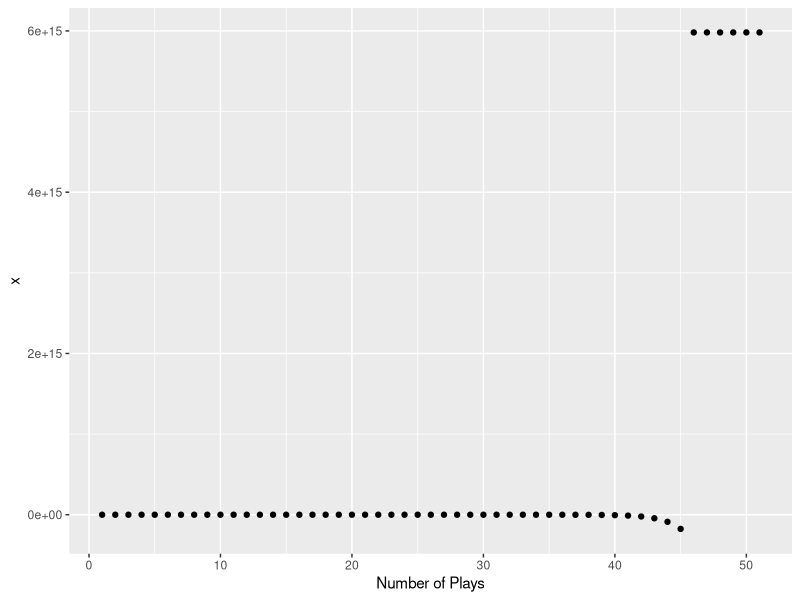

Here is the R script that generated this plot:
## ---- chunk 1
knitr::opts_chunk$set(echo = TRUE)
## ---- chunk 2
library(ggplot2)
library(purrr)

# one time playing

# Plot money vs times of playing
bett1 = function(original_amount=1000, times=50, bet=10, payout=35, odd=37, m =2)
{
  amount_series = c()
  amount_series[1] = original_amount
  new_bet = bet
  for (i in 1:times)
  {
    win = rbernoulli(1, 1/(odd+1))
    
    if (win){
      amount_series[i+1] = amount_series[i] + (payout)*new_bet
      new_bet = bet
    } 
    else {
      
      amount_series[i+1] = amount_series[i] - new_bet
      new_bet = m*new_bet
    }
    
  }
  
  return(amount_series) 
}

bett1n = function(original_amount=1000, times=50, bet=10, payout=35, odd=37, m =2)
{
  amount_series = c()
  amount_series[1] = original_amount
  new_bet = bet
  win = rbernoulli(times, 1/(odd+1))
  for (i in 1:times)
  {
    if (win[i]){
      amount_series[i+1] = amount_series[i] + (payout)*new_bet
      new_bet = bet
    } 
    else {
      amount_series[i+1] = amount_series[i] - new_bet
      new_bet = m*new_bet
    }
    
  }
  
  return(amount_series) 
}

# When running out of money?

bett2 = function(original_amount=1000, times=50, bet=10, payout=35, odd=37, m =2)
{
  amount_series = c()
  amount_series[1] = original_amount
  new_bet = bet
  for (i in 1:times)
  {
    win = rbernoulli(1, 1/(odd+1))
    
    if (win){
      amount_series[i+1] = amount_series[i] + (payout)*new_bet
      new_bet = bet
    } 
    else {
      
      amount_series[i+1] = amount_series[i] - new_bet
      new_bet = m*new_bet
    }
    
    if (amount_series[i+1]<0) break
      
  }
  
  return(amount_series) 
}

# Long term Outcome

# Expected Amount

# Plot money vs times of playing
bett_lt = function(no.simu =  1000, original_amount=1000, times=50, bet=10, payout=35, odd=37, m =2)
{
  amount_series_lt = matrix(0, ncol = no.simu, nrow = (times +1))
  
  for (i in 1:no.simu)
  {
    amount_series_lt[,i] = bett1n(amount=amount, times=times, bet=bet, payout=payout, odd=odd, m =m)
  }
  
  amount_series_lt_expected = apply(amount_series_lt,1, mean)
  return(amount_series_lt_expected)
}
## ---- chunk 3
x = bett1n(original_amount=1000, times=50, bet=10, payout=35, odd=37, m=2)
qplot(c(1:length(x)),x, xlab='Number of Plays')
